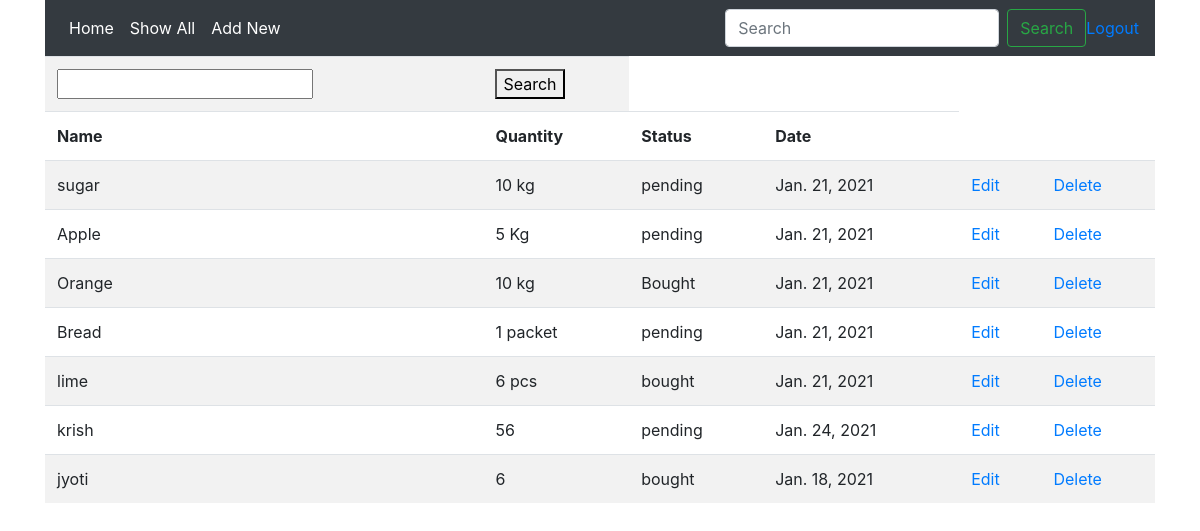
The page /show on the database its author committed.
### myapp/models.py (models this page shows)
class Grocery(models.Model):
    name = models.CharField(max_length=100)
    quantity = models.CharField(max_length=100)
    status = models.CharField(max_length=100)
    date = models.DateField(("Date"), default=datetime.date.today)

### myapp/views.py (the view)
# urls.py: path('show', views.show),
def show(request):
    grocery = Grocery.objects.all
    return render(request, "show.html", {'grocery': grocery})

### myapp/templates/show.html (shortened to what this page needs)
{% extends 'base.html' %}
{% block content %}
<table class="table table-striped">
    <form method="POST" action="/search">
        <tr>
            <td><input name="name"></td>
            <td><button type="submit">Search</button></td>
        </tr>
    </form>
    <tr>
        <th>Name</th>
        <th>Quantity</th>
        <th>Status</th>
        <th>Date</th>
    </tr>
    {% for i in grocery %}
    <tr>
        <td>{{i.name}}</td>
        <td>{{i.quantity}}</td>
        <td>{{i.status}}</td>
        <td>{{i.date}}</td>
        <td>
            <a href="edit/{{ i.id }}">Edit</a>
        </td>
        <td>
            <a href="delete/{{ i.id }}">Delete</a>
        </td>
    </tr>
    {% endfor%}
</table>
{% endblock %}

### myapp/templates/base.html (shortened to what this page needs)
<!doctype html>
<html lang="en">
  <head>
    <link rel="stylesheet" href="https://stackpath.bootstrapcdn.com/bootstrap/4.4.1/css/bootstrap.min.css">
  </head>
  <body>
  <div class="container">
      <nav class="navbar navbar-expand-md bg-dark navbar-dark">
  <div class="collapse navbar-collapse" id="collapsibleNavbar">
    <ul class="navbar-nav mr-auto">
      <li class="nav-item active">
        <a class="nav-link" href="/welcome">Home</a>
        </li>
      <li class="nav-item active"><a class="nav-link" href="/show">Show All</a></li>
      <li class="nav-item active"><a class="nav-link" href="/load_form">Add New</a></li>
    </ul>
    <form method="POST" action="search" class="form-inline my-2 my-lg-0">
      <input name="name" class="form-control mr-sm-2" type="search" placeholder="Search" aria-label="Search">
      <button class="btn btn-outline-success my-2 my-sm-0" type="submit">Search</button>
    </form>
  </div>
  <div><a href="/logout">Logout</a></div>
</nav>
{%block content%}{% endblock %}
</div>
  </body>
</html>

### rows shown on the page
Grocery: name "sugar", quantity "10 kg", status "pending", date "Jan. 21, 2021"
Grocery: name "Apple", quantity "5 Kg", status "pending", date "Jan. 21, 2021"
Grocery: name "Orange", quantity "10 kg", status "Bought", date "Jan. 21, 2021"
Grocery: name "Bread", quantity "1 packet", status "pending", date "Jan. 21, 2021"
Grocery: name "lime", quantity "6 pcs", status "bought", date "Jan. 21, 2021"
Grocery: name "krish", quantity "56", status "pending", date "Jan. 24, 2021"
Grocery: name "jyoti", quantity "6", status "bought", date "Jan. 18, 2021"
